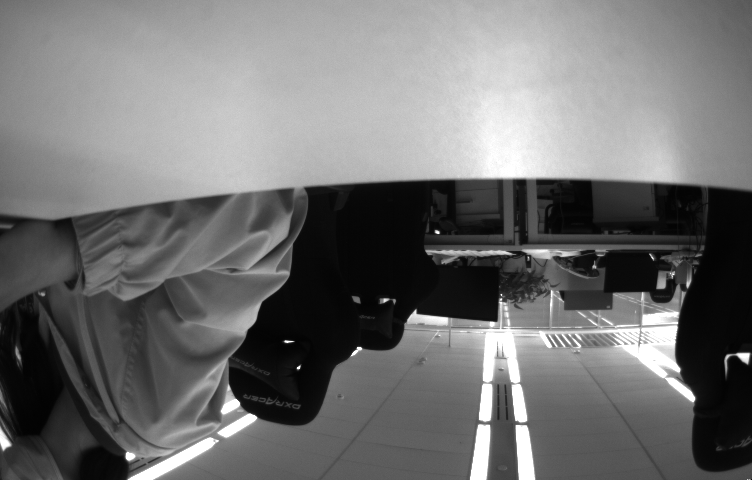
//> input picture STEREO/SAD/left1.png, 752 x 480 px
$ ./mysad   (built with g++ and OpenCV 4)
//> lines starting //> are read from the running program, lines starting //| are printed output that depends on the picture
### STEREO/SAD/sad.h
#include"iostream"
#include"opencv2/opencv.hpp"
#include"iomanip"

using namespace std;
using namespace cv;

class SAD
{
    public:
        SAD():winSize(7), DSR(30){}
        SAD(int _winSize, int _DSR):winSize(_winSize), DSR(_DSR){}
        Mat computerSAD(Mat &L, Mat &R);
    private:
        int winSize; //卷积核的尺寸
        int DSR;        //视差搜索范围

};

Mat SAD:: computerSAD(Mat &L, Mat &R)
{
        int Height = L.rows;
        int Width  =   L.cols;
        Mat Kernel_L(Size(winSize,winSize), CV_8U, Scalar::all(0));
        Mat Kernel_R(Size(winSize,winSize), CV_8U, Scalar::all(0));
        Mat Disparity(Height, Width, CV_8U, Scalar(0));//视差图

        for(int i = 0; i<Width-winSize; i++)
        {
            for(int j = 0; j<Height-winSize;j++)
            {
                Kernel_L = L(Rect(i, j, winSize,winSize));
                Mat MM(1, DSR,CV_32F, Scalar(0));

                for(int k=0; k<DSR; k++)
                {
                    int x=i-k;
                    if(x>=0)
                    {
                        Kernel_R = R(Rect(x, j ,winSize, winSize));
                        Mat Dif;
                        absdiff(Kernel_L,Kernel_R, Dif);
                        Scalar ADD = sum(Dif);
                        float a = ADD[0];
                        MM.at<float>(k) = a;
                    }
                }
                    Point minLoc;
                    minMaxLoc(MM, NULL,NULL,&minLoc, NULL);

                    int loc = minLoc.x;
                    Disparity.at<char>(j, i) = loc * 16;

            }

            double rate =  double(i)/(Width);
            cout << "已完成" << setprecision(2) << rate * 100 << "%" << endl;
        }

            return Disparity;

}

### STEREO/SAD/mysad.cpp
 #include "sad.h"
 int main(int argc,  char* argv[])
 {
     Mat l = imread("left1.png", 0);
//> l is the input picture: 480 rows x 752 cols, CV_8UC1; min 2, max 255, mean 112.5
     Mat r  = imread("right1.png", 0);
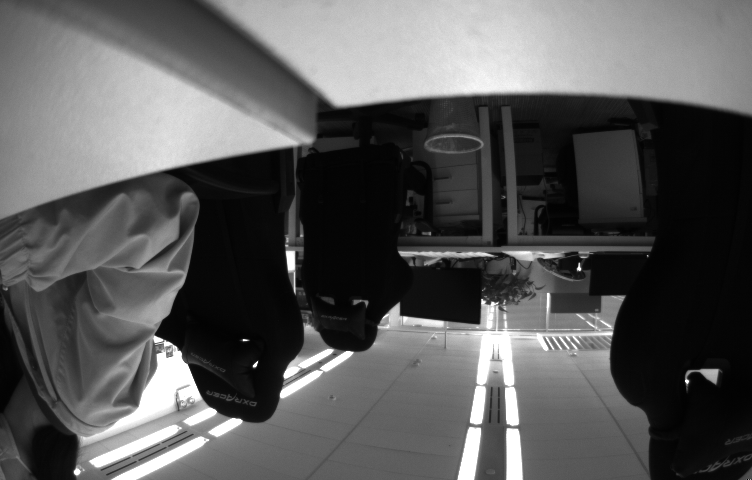
//> input picture STEREO/SAD/right1.png, 752 x 480 px
//> r is the input picture: 480 rows x 752 cols, CV_8UC1; min 0, max 255, mean 89.2
     Mat Disparity;

     SAD mySAD;
     Disparity = mySAD.computerSAD(l,r);
//> after the loop in computerSAD, `for(int i = 0; i<Width-winSize; i++)`:
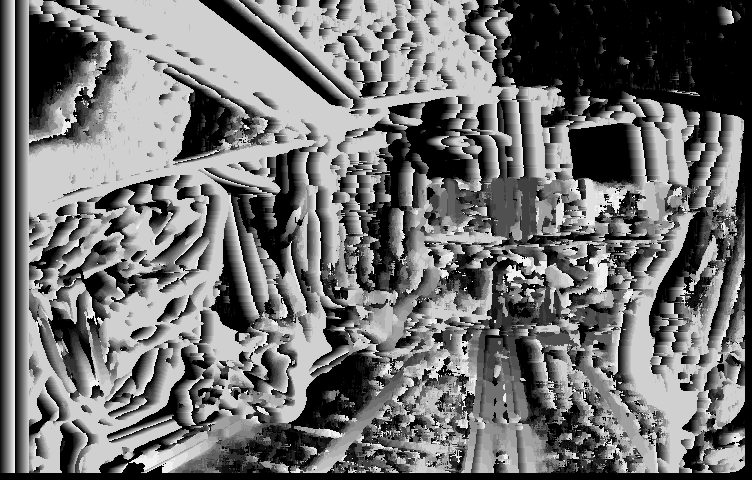
//> Disparity: 480 rows x 752 cols, CV_8UC1; min 0, max 240, mean 112.6

     imshow("left", l);
     imshow("rigth",r);
     imshow("dispariy",Disparity);

     waitKey();
     return 0;
 }
